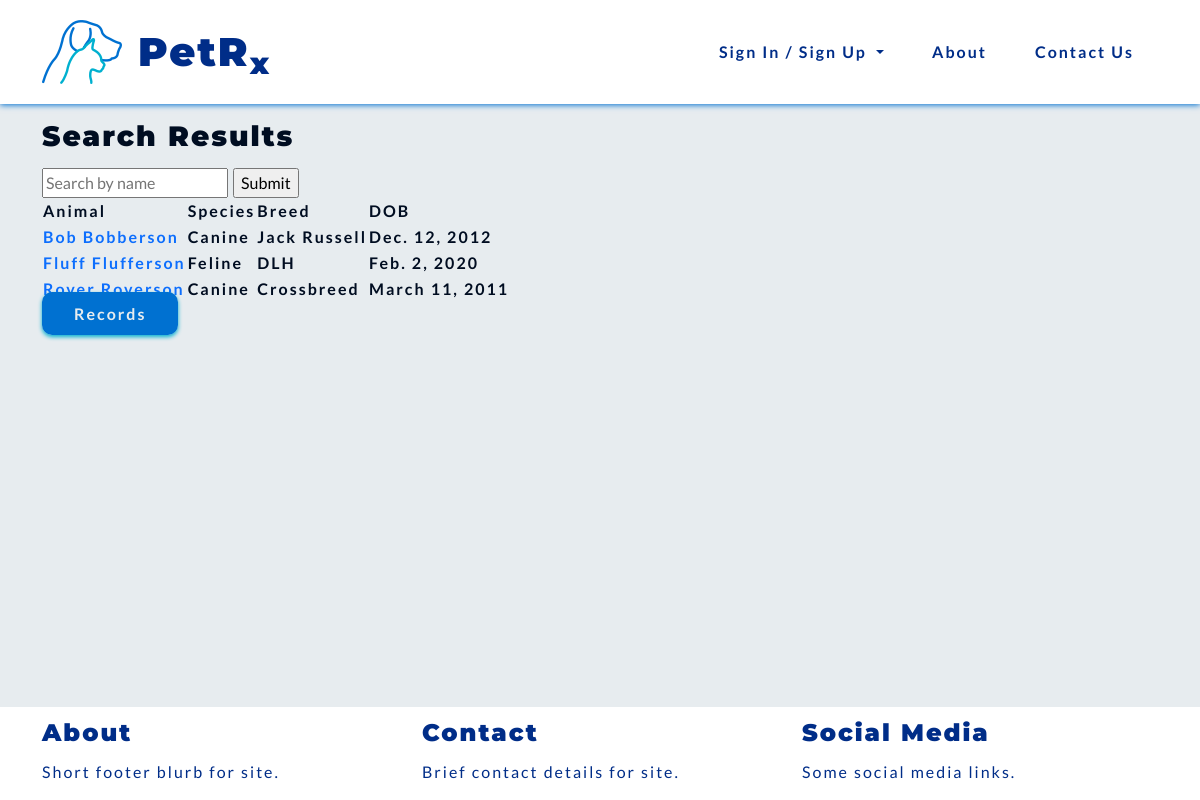
The page /records/record-search/ on the database its author committed.
### records/models.py (models this page shows)
class Record(models.Model):
    name = models.CharField(max_length=50)
    surname = models.CharField(max_length=50)
    date_of_birth = models.DateField()
    species = models.CharField(choices=SPECIES, max_length=10)
    breed = models.CharField(max_length=50)
    sex = models.CharField(choices=SEX, max_length=10)
    weight = models.DecimalField(max_digits=5, decimal_places=2)
    note = models.CharField(max_length=300)
    def __str__(self):
        return self.name + " " + self.surname
    class Meta:
        unique_together = ['name', 'surname', 'date_of_birth', 'species', 'breed', 'sex']

### records/views.py (the view)
# urls.py: path('record-search/', views.record_search, name='record_search'),
def record_search(request):
    query = request.GET.get('query')
    record_qs = Record.objects.all()
    if query is not None:
        args = Q(name__icontains=query) | Q(surname__icontains=query)
        record_qs = Record.objects.filter(args)
    context = {'record_list': record_qs, }
    return render(request, 'records/record_search.html', context)

### records/templates/records/record_search.html (shortened to what this page needs)
{% extends 'base.html' %}
{% block content %}
<h3> Search Results </h3>
<form method="GET" action="{% url 'records:record_search' %}">
    <input type="text" name="query" placeholder="Search by name">
    <input type="submit">
</form>
{% if record_list %}
<table>
    <tr>
        <th>Animal</th>
        <th>Species</th>
        <th>Breed</th>
        <th>DOB</th>
    </tr>
    {% for record in record_list %}
    <tr>
        <th><a href="{% url 'records:animal_profile' animal_id=record.id %}">{{ record }}</a>
        <th>{{ record.species }}</th>
        <th>{{ record.breed }}</th>
        <th>{{ record.date_of_birth }}</th>
    <tr>
        {% endfor %}
</table>
{% else %}
<p>No record found.</p>
{% endif %}
<li class="list-spacing">
    <a class="pet-btns" href="{% url 'records:records' %}">Records</a>
</li>
{% endblock %}

### static/css/style.css (style rules this page uses)
:root { --site-white: #e7ecef; --site-black: #000d21; --site-dark-blue: #002d88; --site-light-blue: #0071d1; --site-turquoise: #00b0cf; }
html { height: 100%; }
body { font-family: "Lato", sans-serif; color: var(--site-black); font-size: 1rem; letter-spacing: 2px; background: var(--site-white); }
h1, h2, h3, h4 { font-family: "Montserrat", "Lato", sans-serif; font-weight: 900; margin-top: 0.5em; margin-bottom: 0.5em; }
li { list-style: none; }
a { text-decoration: none; }
.pet-btns { background-color: var(--site-light-blue); color: var(--site-white); font-weight: 600; padding: 0.75em 2em; border-radius: 10px; box-shadow: 0 2px 4px 0 var(--site-turquoise); transition: all .2s linear; }
.list-spacing { margin-bottom: 3em; }

### rows shown on the page
Record: name+surname "Bob Bobberson", species "Canine", breed "Jack Russell", date_of_birth "Dec. 12, 2012"
Record: name+surname "Fluff Flufferson", species "Feline", breed "DLH", date_of_birth "Feb. 2, 2020"
Record: name+surname "Rover Roverson", species "Canine", breed "Crossbreed", date_of_birth "March 11, 2011"
